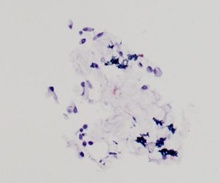
//> input picture hw3/hw3/stainedcell_small.jpg, 220 x 183 px, shrunk from 368 x 305 before the run
$ ./Source   (built with g++ and OpenCV 4)
//> lines starting //> are read from the running program, lines starting //| are printed output that depends on the picture
#include "opencv2/core/core.hpp"
#include "opencv2/highgui/highgui.hpp"
#include "opencv2/imgproc/imgproc.hpp"
#include <iostream>
#include <cstdio>
#include <math.h>
#define PI 3.1415926

 using namespace cv;
 void watershed_myself (Mat source,int number);

 void contours_method(Mat label_record ,Mat aftergradient,int x,int y, int label);

 void flooding(Mat label_record ,Mat source,Mat aftergradient , int x ,int y,int waterlevel,int label,Mat edge);

 void sobel_myself(Mat source);

 void cellsize(Mat label_record, Mat source,int label,struct CELL cell[] );

 void onMouse(int Event,int x,int y,int flags,void* param);

 void onMouse_detail(int Event , int y , int x , int flags , void* userdata);

 void find_compactness(Mat label_record, Mat source,int label,struct CELL cell[] );

 void color_mark(Mat label_record, Mat source,int label,struct CELL cell[] );

 void find_square(Mat label_record, Mat source,int label,struct CELL cell[] );

 void LBP(Mat source);

 int threshold1 = 60;
 int xx=1;

 vector <int> x_collect;
 vector <int> y_collect;

 Mat marker ;
 Mat sample;
 Mat ultimate;
 Mat part_marker1 ;
 Mat edge_sample;

 Point lefttop;
 Point rightdown;
 Point newlefttop;
 Point newrightdown ;
 struct CELL{
	int cell_size;
	int center_x;
	int center_y;
	double compactness;
	double square;
	int mark;
	double radius;
	double square_edge;
 } cell [103];
 int main()
 {
	Mat stainedcell_small = imread("stainedcell_small.JPG", CV_LOAD_IMAGE_GRAYSCALE);
//> stainedcell_small: 183 rows x 220 cols, CV_8UC1; min 0, max 222, mean 203.5
	Mat stainedcell_large = imread("stainedcell_large.JPG", CV_LOAD_IMAGE_GRAYSCALE);
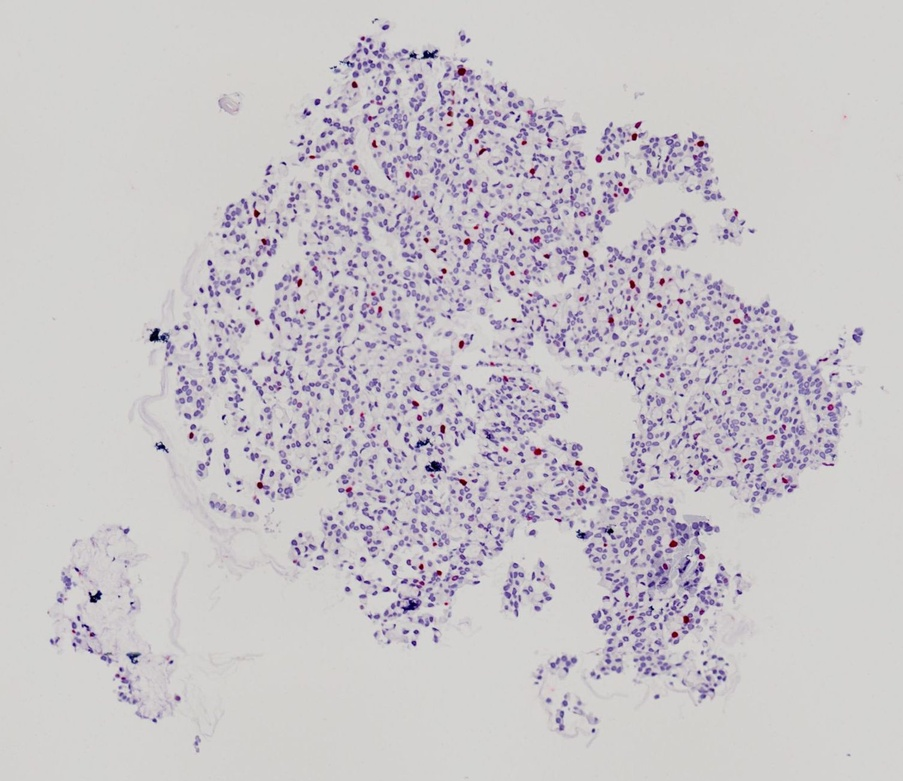
//> input picture hw3/hw3/stainedcell_large.jpg, 903 x 781 px, shrunk from 1509 x 1306 before the run
//> stainedcell_large: 781 rows x 903 cols, CV_8UC1; min 0, max 221, mean 197.5

	watershed_myself (stainedcell_small,1);
	setMouseCallback("stainedcell_small",onMouse, &stainedcell_small);
	//watershed_myself (stainedcell_large,2);
	waitKey(0);
	return 0 ;

 }
 void watershed_myself (Mat source,int number )
  {
//> called with number = 1
	Mat temp(source.rows, source.cols, CV_16S);//G = Gx+Gy
	Mat temp_x(source.rows, source.cols, CV_16S);//Gx
	Mat temp_y(source.rows, source.cols, CV_16S);//Gy
	Mat label_record (source.rows,source.cols,CV_16U,Scalar(0));//紀錄marker值，初始全是0
	Mat edge (source.rows,source.cols,CV_16U,Scalar(0));
	float size=0;
	int size_marker =0;
	int label = 0;//一開始marker是0
	int temp1 =0;//計算最大值時的數字
	Mat aftergradient = source.clone();//複製格式

	//先做smooth
	// 1 2 1
	// 2 4 2
	// 1 2 1
	for(int i=1 ; i < source.rows -1 ; i++)
		for(int j=1 ; j < source.cols -1 ; j++)
			aftergradient.at<uchar>(i,j) = (4*aftergradient.at<uchar>(i,j)+aftergradient.at<uchar>(i-1,j-1)+2*aftergradient.at<uchar>(i,j-1)+
											2*aftergradient.at<uchar>(i-1,j)+aftergradient.at<uchar>(i+1,j+1)+2*aftergradient.at<uchar>(i+1,j)+
											2*aftergradient.at<uchar>(i,j+1)+aftergradient.at<uchar>(i-1,j+1)+aftergradient.at<uchar>(i+1,j-1))/16;
	//用Sobel的Gx
	for(int i=1 ; i < source.rows -1 ; i++)
		for(int j=1 ; j < source.cols -1 ; j++)
			temp_x.at<short>(i,j) = abs(source.at<uchar>(i-1,j-1)*(-1) + source.at<uchar>(i-1,j+1)*(-1) + source.at<uchar>(i+1,j-1) + source.at<uchar>(i+1,j+1) + source.at<uchar>(i+1,j)*2 + source.at<uchar>(i-1,j)*(-2));
	//用Sobel的Gy
	for(int i=1 ; i < source.rows -1 ; i++)
		for(int j=1 ; j < source.cols -1 ; j++)
			temp_y.at<short>(i,j) = abs(source.at<uchar>(i-1,j-1)*(-1) + source.at<uchar>(i+1,j-1)*(-1) + source.at<uchar>(i-1,j+1) + source.at<uchar>(i+1,j+1) + source.at<uchar>(i,j+1)*2 + source.at<uchar>(i,j-1)*(-2));
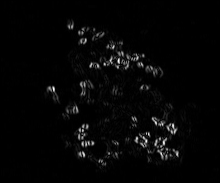
//> temp_y: 183 rows x 220 cols, CV_16SC1; min 0, max 761, mean 17.2; drawn with min black and max white
	//找Gx裡的最大值
	for(int i=1 ; i < source.rows -1 ; i++)
		for(int j=1 ; j < source.cols -1 ; j++)
			if(temp_x.at<short>(i,j) > temp1 ) temp1 = temp_x.at<short>(i,j);
//> this loop made 181 passes
//> temp1 on passes 1 to 3: 11, 11, 11
//> after the loop, temp1 = 773
	//將Gx做normalize
	for(int i=1 ; i < source.rows -1 ; i++)
		for(int j=1 ; j < source.cols -1 ; j++)
			temp_x.at<short>(i,j) = temp_x.at<short>(i,j) *255.0 / temp1 ;

	temp1 =0;
	//找Gy裡的最大值
	for(int i=1 ; i < source.rows -1 ; i++)
		for(int j=1 ; j < source.cols -1 ; j++)
			if(temp_y.at<short>(i,j) > temp1 ) temp1 = temp_y.at<short>(i,j);
//> this loop made 181 passes
//> temp1 on passes 1 to 3: 9, 9, 9
//> after the loop, temp1 = 761
	//將Gy做normalize
	for(int i=1 ; i < source.rows -1 ; i++)
		for(int j=1 ; j < source.cols -1 ; j++)
			temp_y.at<short>(i,j) = temp_y.at<short>(i,j) *255.0 / temp1 ;
	//Sobel 完成 G=Gx+Gy
	for(int i=1 ; i < source.rows -1 ; i++)
		for(int j=1 ; j < source.cols -1 ; j++)
			aftergradient.at<uchar>(i,j) =sqrt(pow(temp_x.at<short>(i,j),2)+pow(temp_y.at<short>(i,j),2));


	//開始標記marker的位置，從pixel(1,1)開始找marker，門檻值為30
	for(int i=1 ; i < source.rows-1  ; i++){
		for(int j=1 ; j < source.cols-1  ; j++){
			//當門檻低於30時
			if(aftergradient.at<uchar>(i,j) <= threshold1)
			{	//當label還沒被記錄marker值時
				if(label_record.at<short>(i,j)==0)
				{
					label++;//marker標記值
					//printf("label =%d\n",label);
					contours_method(label_record ,aftergradient,i,j,label);//開始遞迴標記marker
				}
			}
		}
	}
//> this loop made 181 passes
//> label on passes 1 to 3: 1, 1, 1
//> after the loop, label = 70

	marker = label_record.clone();

	//開始灌水，從剛剛的門檻值開始
	for(int water = threshold1 +1 ; water< 256 ;water++)
	{
		xx=1;//這是做dialtion需要的變數，讓每個marker一點一點慢慢淹
		while(xx!=0)
		{
			xx=0;
			for(int i=0 ; i < source.rows  ; i++){
				//利用pointer寫比較快
				uchar *aftergradient1 = aftergradient.ptr<uchar>(i);
				short *label_record1 = label_record.ptr<short>(i);
				for(int j=0 ; j < source.cols ; j++)
					//index是marker 從marker開始慢慢找 因為marker1就是背景那一片黑
					for(int index =2 ; index <label+1 ; index++)
						if( label_record1[j] == index && aftergradient1[j] < water )
							flooding(label_record ,source , aftergradient , i ,j,water,index,edge);
			}
		}
	}
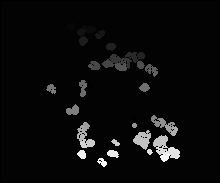
//> label_record: 183 rows x 220 cols, CV_16UC1; min 0, max 70, mean 3.3; drawn with min black and max white
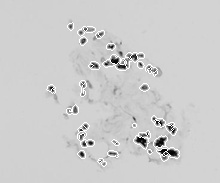
//> source: 183 rows x 220 cols, CV_8UC1; min 0, max 255, mean 205.4
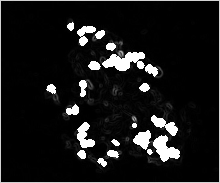
//> aftergradient: 183 rows x 220 cols, CV_8UC1; min 0, max 255, mean 24.2
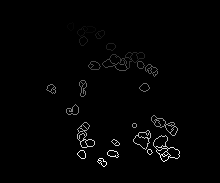
//> edge: 183 rows x 220 cols, CV_16UC1; min 0, max 70, mean 0.9; drawn with min black and max white
//> after the loop, xx = 0
	edge_sample = edge.clone();
	cellsize(label_record,source,label,cell);
	find_compactness(label_record,source,label,cell);
	find_square(label_record,source,label,cell);
	sample = source.clone();
	ultimate = source.clone();
	LBP(source);
	//第一張small圖
	if(number == 1){
  	namedWindow("stainedcell_small", WINDOW_NORMAL);
	//setMouseCallback("stainedcell_small",onMouse, &source);
	//setMouseCallback("stainedcell_small",onMouse, &source);
	imshow("stainedcell_small", source);
	}

	//第二張大圖
	else if(number == 2){
  	namedWindow("stainedcell_large", WINDOW_NORMAL);
	//setMouseCallback("stainedcell_small",onMouse,NULL);
	imshow("stainedcell_large", source);
	}
  }
 void contours_method(Mat label_record ,Mat aftergradient ,int x,int y ,int label)
  {
	 label_record.at<short>(x,y) = label;//標記marker值
	 //當值低於門檻=30的時候 && x,y在界線內時 &&label還是新的沒有被標記過
	 if(aftergradient.at<uchar>(x+1,y) <= threshold1 && x>0 && x+1 < aftergradient.rows  && y > 0 && y<aftergradient.cols && label_record.at<short>(x+1,y)==0)
		 contours_method(label_record ,aftergradient,x+1,y ,label);

	 if(aftergradient.at<uchar>(x-1,y) <= threshold1 && x-1>0 && x < aftergradient.rows  && y > 0 && y<aftergradient.cols && label_record.at<short>(x-1,y)==0 )
		 contours_method(label_record ,aftergradient,x-1,y ,label);

	 if(aftergradient.at<uchar>(x,y+1) <= threshold1 && x>0 && x < aftergradient.rows  && y > 0 && y<aftergradient.cols+1 && label_record.at<short>(x,y+1)==0 )
		 contours_method(label_record ,aftergradient,x,y+1 ,label);

	 if(aftergradient.at<uchar>(x,y-1) <= threshold1 && x>0 && x < aftergradient.rows  && y-1 > 0 && y<aftergradient.cols && label_record.at<short>(x,y-1)==0  )
		 contours_method(label_record ,aftergradient,x,y-1,label);

	return;
  }
 void flooding(Mat label_record ,Mat source,Mat aftergradient , int x ,int y,int waterlevel,int label,Mat edge)
  {
	  //當x,y超出界線就結束
		if( x < 0 || x > aftergradient.rows || y < 0 || y > aftergradient.cols) return;
	  //宣告pointer
		uchar *aftergradient1 = aftergradient.ptr<uchar>(x);
		short *label_record1 = label_record.ptr<short>(x);
		//當小於水位時，marker也是相同時
		if(aftergradient1[y] < waterlevel && label_record1[y] == label )
		{
			aftergradient1[y] = waterlevel;//灌水在gradient圖上
			flooding(label_record ,source,aftergradient,x+1,y,waterlevel,label,edge);
			flooding(label_record ,source,aftergradient,x,y+1,waterlevel,label,edge);
			flooding(label_record ,source,aftergradient,x-1,y,waterlevel,label,edge);
			flooding(label_record ,source,aftergradient,x,y-1,waterlevel,label,edge);
			label_record1[y] = label;
			return;
		}
		//當小於水位時 && label沒有記過，也就是0  在這個條件下也是可以淹水的 所以要將他marker起來
		else if(aftergradient1[y] <= waterlevel && label_record1[y] == 0)
		{
			aftergradient1[y] = waterlevel;//淹水
			label_record1[y] = label;//標記marker
			xx+=1;//紀錄xx變數，一下1一下0的目的是希望她可以一點一點慢慢淹，不要遞迴下去整個淹起來
		}
		//當在水位以下，而且marker撞到其他marker時
		else if(aftergradient1[y] <= waterlevel && label_record1[y] != label)
		{
			aftergradient1[y] = 255;//築壩，值=255
			source.at<uchar>(x,y) = 255;//畫在原圖上
			edge.at<short>(x,y) = label;
			label_record1[y] = 0 ;//將marker歸零
		}
		else
		return;
  }
 void cellsize(Mat label_record, Mat source,int label,struct CELL cell[] )
{
//> called with label = 70
	int size =0;
	float heart_x = 0;
	float heart_y = 0;
	for(int x = 2; x < label+1 ; x++){
		for(int i=1 ; i < source.rows -1 ; i++){
			for(int j=1 ; j < source.cols -1 ; j++){
				if(label_record.at<short>(i,j) == x){
					size++;
					x_collect.push_back(i);
					y_collect.push_back(j);
				}
			}
		}
		for(int order=0 ; order < x_collect.size()-1; order++){
				heart_x = heart_x + x_collect[order];
				heart_y = heart_y + y_collect[order];
			}
		cell [x-1].center_x = (int)heart_x/x_collect.size();
		cell [x-1].center_y = (int)heart_y/x_collect.size();

		for(int i=1 ; i < source.rows -1 ; i++){
			for(int j=1 ; j < source.cols -1 ; j++){
				if(label_record.at<short>(i,j) == x){
					cell [x-1] .cell_size = size;
					cell [x-1] .mark = x;
					cell [x-1] .radius = (double)sqrt(cell[x-1].cell_size/PI);
					cell [x-1] .square_edge = (double)sqrt(cell[x-1].cell_size);
				}
			}
		}
		x_collect.clear();
		y_collect.clear();
		size = 0;
		heart_x = 0;
		heart_y = 0;
	}
//> this loop made 69 passes
//> size on passes 1 to 12: 45, 58, 13, 50, 35, 25, 63, 62, 47, 52, 26, 2
//> after the loop, size = 0; heart_x = 0; heart_y = 0
}
 void find_compactness(Mat label_record, Mat source,int label,struct CELL cell[] )
{
//> called with label = 70
	x_collect.clear();
	y_collect.clear();

	float compactness = 0;
	double distance = 0;
	int temp =0;

	for(int x = 2; x < label+1 ; x++){
		for(int i=1 ; i < source.rows -1 ; i++){
			for(int j=1 ; j < source.cols -1 ; j++){
				if(label_record.at<short>(i,j) == x){
				distance = sqrt(pow((cell[x-1].center_x-i),2)+pow(cell[x-1].center_y-j,2));
					if(distance <= cell[x-1].radius){
						temp++;
						distance = 0;
					}
				}
			}
		}

		cell[x-1].compactness = (double)temp/cell[x-1].cell_size;
		//printf("compactness is %f",cell[x-1].compactness);
		distance = 0;
		temp = 0;
	}
//> this loop made 69 passes
//> (distance, temp) on passes 1 to 12: (5.83, 25), (5.66, 38), (8.6, 0), (5.1, 32), (6.4, 12), (8.06, 2), (6.32, 44), (6.4, 39), (7.81, 16), (8.06, 22), (7.81, 0), (71.59, 0)
//> after the loop, distance = 0; temp = 0

}
 // [180 lines left out: functions sobel_myself, onMouse, onMouse_detail, not called in this run]
 void find_square(Mat label_record, Mat source,int label,struct CELL cell[] )
 {
//> called with label = 70

	int temp = 0;

	for(int x = 2; x < label+1 ; x++){
		for(int i=1 ; i < source.rows -1 ; i++){
			for(int j=1 ; j < source.cols -1 ; j++){
				 if(label_record.at<short>(i,j) == x){
					 if(abs(i-cell[x-1].center_x) <= cell[x-1].square_edge/2 && abs(j-cell[x-1].center_y) <= cell[x-1].square_edge/2)temp++;
				 }
			}
		}
		cell[x-1].square = (double)temp/cell[x-1].cell_size;
		temp = 0;
	}
//> this loop made 69 passes
//> temp on passes 1 to 12: 26, 32, 0, 34, 8, 2, 35, 33, 17, 23, 0, 0
//> after the loop, temp = 0
 }
 void LBP(Mat source){

	Mat LBP(source.rows, source.cols, CV_8U);
		int pow0 ,pow1,pow2,pow3,pow4,pow5,pow6,pow7=0;
		for(int i = 1; i < LBP.rows-1 ; i++){
			for(int j = 1 ; j < LBP.cols-1 ; j++){
				if(source.at<uchar>(i-1,j-1) > source.at<uchar>(i,j))pow0 =1;
				else pow0=0;

				if(source.at<uchar>(i-1,j) > source.at<uchar>(i,j))pow1 =1;
				else pow1=0;

				if(source.at<uchar>(i-1,j+1) > source.at<uchar>(i,j))pow2 =1;
				else pow2=0;

				if(source.at<uchar>(i,j+1) > source.at<uchar>(i,j))pow3 =1;
				else pow3=0;

				if(source.at<uchar>(i+1,j+1) > source.at<uchar>(i,j))pow4 =1;
				else pow4=0;

				if(source.at<uchar>(i+1,j) > source.at<uchar>(i,j))pow5 =1;
				else pow5=0;

				if(source.at<uchar>(i+1,j-1) > source.at<uchar>(i,j))pow6 =1;
				else pow6=0;

				if(source.at<uchar>(i,j-1) > source.at<uchar>(i,j))pow7 = 1;
				else pow7=0;

				LBP.at<uchar>(i,j) = pow0*pow(2,0)+pow1*pow(2,1)+pow2*pow(2,2)+pow3*pow(2,3)+pow4*pow(2,4)+pow5*pow(2,5)+pow6*pow(2,6)+pow7*pow(2,7);

			}
		}
//> this loop made 181 passes
//> (pow0, pow1, pow2, pow4, pow5) on passes 1 to 3: (1, 0, 0, 0, 0), (1, 0, 0, 0, 0), (1, 0, 0, 0, 1)
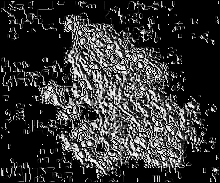
//> LBP: 183 rows x 220 cols, CV_8UC1; min 0, max 255, mean 51.7

		namedWindow("LBP", WINDOW_NORMAL);
		imshow("LBP", LBP);
 }
